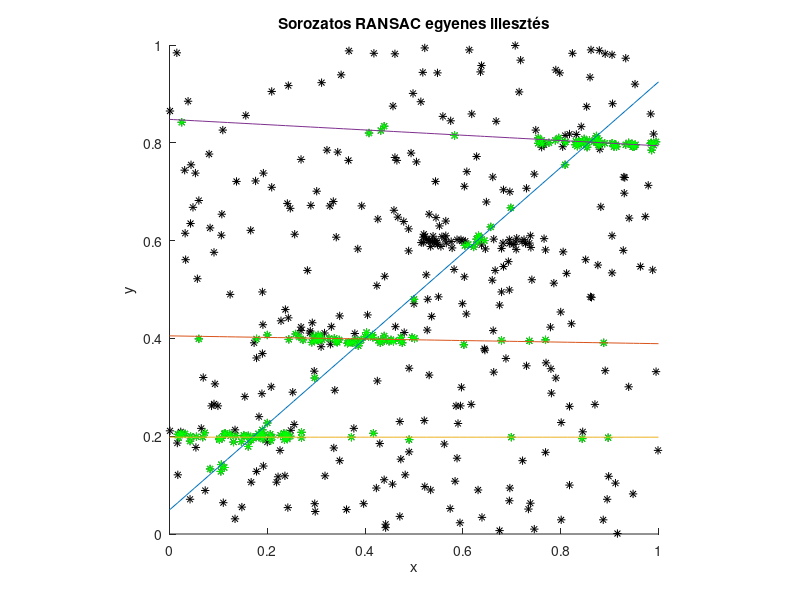

MATLAB code for this plot:
% sorozatos RANSAC egyenes illesztés 
clear all; close all
% minta adatok
d = load('stairs4.dat');
x = d(:,1);  y = d(:,2); 
tol = 0.01;  % hiba küszöb
k = 100;  % iterációk száma
m = 4; % modellek száma
figure(1); hold on;
plot(x,y,"k*");
for n = 1:m
  nd = length(x);
  nmax = 0; % nincs még konszenzus halmaz
  for i=1:k
    % két pont véletlenszerű kiválasztása
    is = randperm(nd,2);
    % ax+by-1=0 egyenes paramétereinek meghatározása
    A = d(is,:); b = [1; 1]; p = A\b;
    % az adatok egyenestől mért távolságai
    t = abs(p(1)*x+p(2)*y-1)/sqrt(p(1)^2+p(2)^2);
    xk = x(t<tol);  yk = y(t<tol); % illeszkedő adatok
    nin = length(xk);  % konszenzus halmaz elemszáma
    if nin > nmax  % jobb mint idáig
      xin = xk; yin = yk; nmax = nin;
      xout = x(t>=tol); yout = y(t>=tol); % nem konszenzus halmaz
      bp = p;  % legjobb egyenes
    end
  end
  pls = polyfit(xin,yin,1); % LKN egyenes illesztés
  plot(xin,yin,"g*")
  line = @(x,y) bp(1)*x + bp(2)*y - 1;
  ezplot(line,[0,1,0,1]) % egyenes felrajzolása
  % a konszenzus halmaz elemeit eltávolítjuk
  x = xout; y = yout; d = [x,y];
end
axis equal; ylim([0,1]);
title("Sorozatos RANSAC egyenes illesztés");


